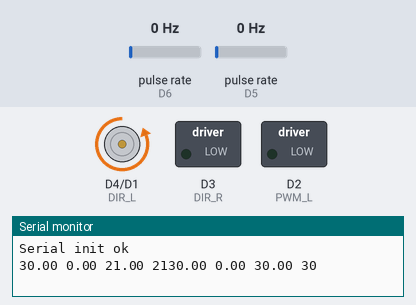
A sketch run on a simulated ESP8266 (NodeMCU). Shown: direction and speed pins drawn as motors (green arrow = direction pin HIGH = forward, orange = LOW = backward, longer = more drive), switched loads named in the sketch (green lamp = pin HIGH), the last lines printed to the serial monitor. Wiring (inferred from the names in the program): 2 × pulse sensor: data D6 / data D5. The inputs (shaded band) are chosen by the test bench; at power-on: pulse rate (sensors on D5, D6) 0 Hz.

Above: at 1.7 s.
1.8 s: pulse rate (sensor on D5) set to 50 Hz
At 4.7 s:
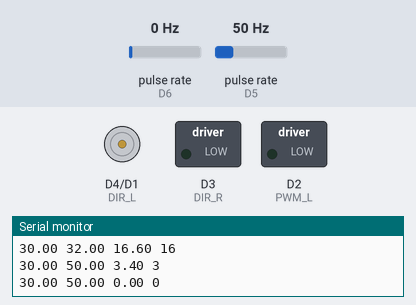
4.8 s: pulse rate (sensor on D5) set to 36 Hz
7.7 s: pulse rate (sensor on D5) set to 29 Hz
10.7 s: pulse rate (sensor on D5) set to 4 Hz
At 12.3 s:
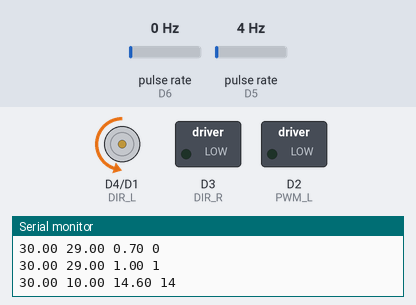
13.7 s: pulse rate (sensor on D5) set to 100 Hz
At 15.9 s:
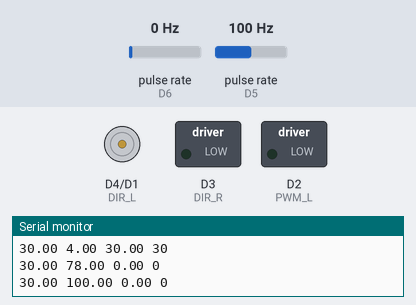
Timing chart, 0 to 17.0 s (numbered marks = the images above; inputs shaded):
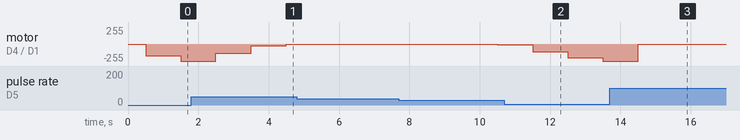

Measured:
- after the input at 1.8 s, motor on D4 (DIR_L) / D1 (PWM_R): backward 255/255 → backward 136/255 after 0.70 s, → backward 25/255 1.0 s later, → stopped 1.0 s later
- after the input at 7.7 s, motor on D4 (DIR_L) / D1 (PWM_R): stopped → backward 8/255 after 2.8 s
- after the input at 10.7 s, motor on D4 (DIR_L) / D1 (PWM_R): backward 8/255 → backward 119/255 after 0.80 s, → backward 204/255 1.0 s later, → backward 255/255 1.0 s later
- after the input at 13.7 s, motor on D4 (DIR_L) / D1 (PWM_R): backward 255/255 → stopped after 0.80 s

The sketch:

robot_car_test.ino
```cpp
/** simple test for motor board with node mcu v2
     fambach.net
*/
#include "PID_tool.h"
#include "motor_tool.h"
#include "enc_tool.h"

void setup() {


  Serial.begin(115200);
  delay(500);
  Serial.println("Serial init ok");

  init_motor();

  init_enc();

  init_pid();

  gv_pid_speed_set_r = 30;
  gv_pid_speed_set_l = 30;

}


void loop() {

  //  check_pid();

  if ( myPID_r.Compute()) {
    int lv_speed = gv_pid_speed_out_r;
    set_speed_r( lv_speed, m_forward );
    Serial.print(gv_pid_speed_set_r);
    Serial.print(" ");
    Serial.print(gv_pid_speed_r);
    Serial.print(" ");
    Serial.print(gv_pid_speed_out_r);
    Serial.print(" ");
    Serial.print(lv_speed);
  }

  if ( gv_do_chk_spd == true) {


    // int lv_speed = gv_pid_speed_set_r + gv_pid_speed_out_r;
    //        int lv_speed = gv_pid_speed_out_r;
    //    set_speed_r( lv_speed, m_forward );
    //    //Serial.print("Rechts ");
    //    Serial.print(gv_pid_speed_set_r);
    //    Serial.print(" ");
    //    Serial.print(gv_pid_speed_r);
    //    Serial.print(" ");
    //    Serial.print(gv_pid_speed_out_r);
    //    Serial.print(" ");
    //    Serial.print(lv_speed);


    //    lv_speed = gv_pid_speed_out_l;
    //  set_speed_l( lv_speed, m_forward );
    //    Serial.print("Links :");
    //    Serial.print(gv_pid_speed_set_l);
    //    Serial.print("; ");
    //    Serial.print(gv_pid_speed_l);
    //    Serial.print("; ");
    //    Serial.print(gv_pid_speed_out_l);
    //    Serial.print("; ");
    //    Serial.print(lv_speed);
    //    Serial.println("");

    Serial.println("");

    reset_enc();
  }
  //  if (gv_do_chk_spd == true) {
  //    Serial.print("Rechts :");
  //    Serial.println(gv_rightCount);
  //
  //    Serial.print("Links :");
  //    Serial.println(gv_leftCount);
  //
  //    if (gv_rightCount > 30) {
  //      gv_spd_corr_r = gv_spd_corr_r + 10;
  //      Serial.print("speed corr R ");
  //      Serial.println (gv_spd_corr_r);
  //
  //      int lv_speed = speed - gv_spd_corr_r;
  //
  //      digitalWrite(DIR_R, m_forward);
  //      analogWrite(PWM_R, lv_speed);
  //    }
  //
  //    if (gv_leftCount > 30) {
  //      gv_spd_corr_l = gv_spd_corr_l + 10;
  //      Serial.print("speed corr L ");
  //      Serial.println (gv_spd_corr_l);
  //
  //      int lv_speed = speed - gv_spd_corr_l;
  //
  //      digitalWrite(DIR_L, m_forward);
  //      analogWrite(PWM_L, lv_speed);
  //    }
  //
  //
  //    Serial.println(" ");
  //
  //    gv_do_chk_spd = false;
  //
  //
  //
  //  }


  //  Serial.println("R forward");
  //  digitalWrite(DIR_R, m_forward);
  //  analogWrite(PWM_R, speed);
  //  digitalWrite(DIR_L, m_forward);
  //  analogWrite(PWM_L, speed);
  //  delay(5000);


  //  Serial.println("Both stop");
  //  analogWrite(PWM_R, 0);
  //  digitalWrite(DIR_R, m_reverse);
  //  analogWrite(PWM_L, 0);
  //  digitalWrite(DIR_L, m_reverse);
  //  delay(2000);
  //
  //  Serial.println("L forward");
  //  digitalWrite(DIR_R, m_reverse);
  //  analogWrite(PWM_R, 0);
  //  digitalWrite(DIR_L, m_forward);
  //  analogWrite(PWM_L, speed);
  //  delay(5000);
  //
  //
  //  Serial.println("Both stop");
  //  analogWrite(PWM_R, 0);
  //  digitalWrite(DIR_R, m_reverse);
  //  analogWrite(PWM_L, 0);
  //  digitalWrite(DIR_L, m_reverse);
  //  delay(2000);
  //
  //  Serial.println("Both forward");
  //  digitalWrite(DIR_R, m_forward);
  //  analogWrite(PWM_R, speed);
  //  digitalWrite(DIR_L, m_forward);
  //  analogWrite(PWM_L, speed);
  //  delay(5000);
  //
  //  Serial.println("Both stop");
  //  analogWrite(PWM_R, 0);
  //  digitalWrite(DIR_R, m_reverse);
  //  analogWrite(PWM_L, 0);
  //  digitalWrite(DIR_L, m_reverse);
  //  delay(2000);
  //
  //  Serial.println("Both backward");
  //  digitalWrite(DIR_R, m_reverse);
  //  analogWrite(PWM_R, speed);
  //  digitalWrite(DIR_L, m_reverse);
  //  analogWrite(PWM_L, speed);
  //  delay(5000);

  //  Serial.println("Both stop");
  //  analogWrite(PWM_R, 0);
  //  digitalWrite(DIR_R, m_reverse);
  //  analogWrite(PWM_L, 0);
  //  digitalWrite(DIR_L, m_reverse);
  //  delay(2000);

}
```

PID_tool.h
```cpp
#include <PID_v1.h>

double gv_pid_speed_r, gv_pid_speed_set_r, gv_pid_speed_out_r;
double gv_pid_speed_l, gv_pid_speed_set_l, gv_pid_speed_out_l;

//Specify the links and initial tuning parameters
double Kp = 0.4;
double Ki = 0.3;
double Kd = 0;

PID myPID_r(&gv_pid_speed_r, &gv_pid_speed_out_r, &gv_pid_speed_set_r, Kp, Ki, Kd, DIRECT);
//PID myPID_l(&gv_pid_speed_l, &gv_pid_speed_out_l, &gv_pid_speed_set_l, Kp, Ki, Kd, DIRECT);


void init_pid() {
  //turn the PID on
  myPID_r.SetOutputLimits(0, 30);
  myPID_r.SetSampleTime(1000);

  myPID_r.SetMode(AUTOMATIC);
  // myPID_l.SetMode(AUTOMATIC);
}


void check_pid() {
  myPID_r.Compute();
  // myPID_l.Compute();
}
```

enc_tool.h
```cpp
#include <Ticker.h>

#define ENC_R D5
#define ENC_L D6
// variables to store the number of encoder pulses
// for each motor
volatile unsigned long leftCount = 0;
volatile unsigned long rightCount = 0;
volatile unsigned long gv_leftCount = 0;
volatile unsigned long gv_rightCount = 0;
volatile boolean gv_do_chk_spd;


Ticker tick_spd_cnt;


void check_speed() {
  gv_pid_speed_r = rightCount;
  rightCount = 0;

  gv_pid_speed_l = leftCount;
  leftCount = 0;


  gv_do_chk_spd = true;

}


// encoder event for the interrupt call
void leftEncoderEvent() {
  leftCount++;
}

void rightEncoderEvent() {
  rightCount++;
}

void init_enc() {


  pinMode(ENC_R, INPUT);
  pinMode(ENC_L, INPUT);

  tick_spd_cnt.attach(1, check_speed);

  // initialize hardware interrupts
  attachInterrupt(ENC_R, rightEncoderEvent, FALLING);
  attachInterrupt(ENC_L, leftEncoderEvent, FALLING);
}

void reset_enc(){
    rightCount = 0;
    leftCount = 0;

    gv_do_chk_spd = false;
}
```

motor_tool.h
```cpp
const short PWM_R = D1;
const short DIR_R = D3;

const short PWM_L = D2;
const short DIR_L = D4;

#define m_forward LOW
#define m_reverse HIGH


void init_motor() {

  // initialize pins
  pinMode(PWM_R, OUTPUT);
  pinMode(PWM_L, OUTPUT);
  pinMode(DIR_R, OUTPUT);
  pinMode(DIR_L, OUTPUT);


}

void set_speed( int iv_speed, short iv_dir, short iv_pwm_side, short iv_dir_side  ) {

  int lv_speed = map(iv_speed, 0, 30, 0, 1024);
  lv_speed = constrain(lv_speed, 0, 1024);

  digitalWrite(iv_dir_side, iv_dir);
  analogWrite(iv_pwm_side, lv_speed);

}

void set_speed_l( int iv_speed, short iv_dir ) {
  set_speed( iv_speed, iv_dir, PWM_L, DIR_L);
}


void set_speed_r( int iv_speed, short iv_dir ) {
  set_speed( iv_speed, iv_dir, PWM_R, DIR_R);
}
```
